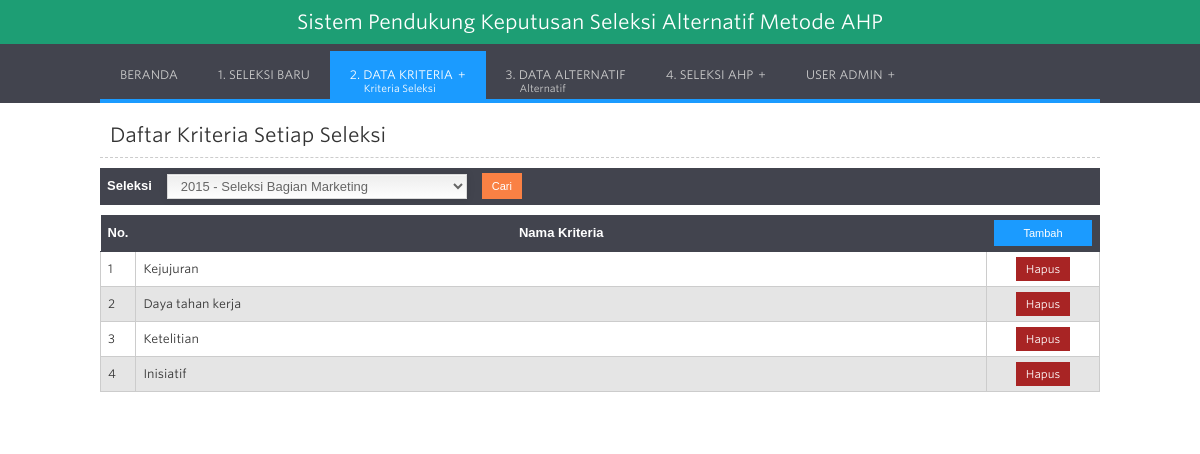
/?h=kriteria-seleksi (signed in), run on the app's committed database.
### tables this page shows
CREATE TABLE `ahp_kriteria_seleksi` (
  `id_kriteria_seleksi` int(11) NOT NULL,
  `id_kriteria` int(11) NOT NULL,
  `id_seleksi` int(11) NOT NULL
);

CREATE TABLE `ahp_kriteria` (
  `id_kriteria` int(11) NOT NULL,
  `kriteria` varchar(50) NOT NULL,
  `keterangan` varchar(100) NOT NULL
);

### list_kriteria_seleksi.php (the view, shortened to what this page needs)
<?php $seleksi=antiinjec($koneksi, @$_POST['seleksi']); ?>
<div class="judul">Daftar Kriteria Setiap Seleksi</div>
<div class="csstable" >
	<form method="post" enctype="multipart/form-data" action="">
    <table width="100%" border="0" cellspacing="0" cellpadding="4">
      <tr>
        <td width="5%">Seleksi</td>
        <td width="25%">
            <select class="required" name="seleksi" style="width:300px;">
                <?php
                $hseleksi=$koneksi->query("SELECT id_seleksi, seleksi, tahun, catatan FROM ahp_seleksi ORDER BY tahun DESC, id_seleksi DESC");
                while($dseleksi=mysqli_fetch_array($hseleksi)){
                ?>
                <option value="<?php echo $dseleksi['id_seleksi']; ?>" <?php if($dseleksi['id_seleksi']==$seleksi) { echo "selected"; } ?>><?php echo $dseleksi['tahun']." - ".$dseleksi['seleksi']; ?></option>
                <?php } ?>
             </select>
        </td>
        <td width="3%"><button type='submit' name="btn_cari" class="tombol-mini2 w_orange hvr-fade2">Cari</button></td>
	  	<td width="67%">&nbsp;</td>
      </tr>
    </table>
    </form>
    <?php
    if($seleksi=="") {
      $q_per="SELECT id_seleksi, seleksi, tahun, catatan FROM ahp_seleksi ORDER BY tahun DESC, id_seleksi DESC LIMIT 0, 1";
      $h_per=$koneksi->query($q_per);
      $d_per=mysqli_fetch_array($h_per);
      $seleksi=$d_per['id_seleksi'];
    }
    ?>
    <table width="100%" border="0" cellspacing="0" cellpadding="4">
      <tr>
        <td width="3%">No.</td>
        <td width="92%">Nama Kriteria</td>
        <td width="5%">
            <form method="post" enctype="multipart/form-data" action="?h=kriteria-seleksi-input&stat=tambah">
                <button type='submit' name="btn_tambah" style="width:98px;" class="tombol-mini2 w_biru hvr-fade">Tambah</button>
            </form>
        </td>
      </tr>
      <?php
	  $no=0;
	  $hquery=$koneksi->query("SELECT b.id_kriteria_seleksi, a.id_kriteria, a.kriteria, a.keterangan
					   FROM ahp_kriteria as a, ahp_kriteria_seleksi as b
					   WHERE a.id_kriteria=b.id_kriteria AND b.id_seleksi='$seleksi' ORDER BY b.id_kriteria_seleksi ASC");
	  $jml_baris=mysqli_num_rows($hquery);
	  while($data=mysqli_fetch_array($hquery)){
		 $no++;
	  ?>
      <tr>
        <td><?php echo $no; ?></td>
        <td><?php echo $data['kriteria']; ?></td>
        <td style="text-align:center;">
            <a class="tombol-mini w_merah hvr-fade" onclick="konfirmasi<?php echo $data[0]; ?>()">Hapus</a>
        </td>
      </tr>
      <?php } if(@$_GET['con']!="") { ?>
      <tr>
      	<td><img src="images/ico_cek.png" width="22"></td>
        <td colspan="7" style="color:#360; font-weight:600; font-size:14px;">
			<?php
				if(@$_GET['con']==1) { echo "Data berhasil ditambahkan."; }
				elseif(@$_GET['con']==2) { echo "Data berhasil diubah."; }
				elseif(@$_GET['con']==3) { echo "Data berhasil dihapus."; }
			?>
		</td>
      </tr>
      <?php } if($jml_baris==0) { ?>
      <tr>
      	<td><img src="images/ico_alert.png" width="22"></td>
        <td colspan="7" style="color:#F30; font-weight:600; font-size:14px;">Belum ada data</td>
      </tr>
      <?php } ?>
    </table>
    <br />
</div>

### css/validator.css (style rules this page uses)
input, select { font-size:inherit; margin:0; }

### css/style.css (style rules this page uses)
* { margin:0px auto; }
body { font: 200 14px/24px "Whitney SSm A", "Whitney SSm B", "Lucida Grande", "Lucida Sans", Verdana, Helvetica, Arial, sans-serif; color:#666; background:#FFF; }
a { text-decoration: none; }
#content .judul { font-size:20px; font-weight:400; color:#333; clear:both; padding:10px; margin-bottom:10px; margin-top:10px; text-align:left; border-bottom:1px dashed #CCCCCC; }
.csstable { margin:0px; padding:0px; width:100%; }
.csstable table { border-collapse: collapse; border-spacing: 0; width:100%; height:100%; margin:0px;padding:0px; margin-bottom:10px; }
.csstable tr:nth-child(odd) { background-color:#e5e5e5; }
.csstable tr:nth-child(even) { background-color:#ffffff; }
.csstable td { vertical-align:middle; border:1px solid #CCC; border-width:0px 1px 1px 0px; text-align:left; padding:4px 7px; font-size:12px; color:#333; }
.csstable tr:last-child td { border-width:0px 1px 1px 0px; }
.csstable tr td:last-child { border-width:0px 0px 1px 0px; }
.csstable tr:last-child td:last-child { border-width:1px 1px 1px 0px; }
.csstable tr td:first-child { border-left-width:1px; }
.csstable tr td:last-child { border-right-width:1px; }
.csstable tr:first-child td { background:-o-linear-gradient(bottom, #42444e 5%, #42444e 100%); background:-webkit-gradient( linear, left top, left bottom, color-stop(0.05, #42444e), color-stop(1, #42444e) ); background:-moz-linear-gradient( center top, #42444e 5%, #42444e 100% ); filter:progid:DXImageTransform.Microsoft.gradient(startColorstr="#42444e", endColorstr="#42444e"); background: -o-linear-gradient(top,#42444e,42444e); background-color:#42444e; border:0px solid #42444e; text-align:center; border-width:0px 0px 1px 1px; font-size:13px; font-family:Arial; font-weight:bold; color:#ffffff; }
.csstable tr:first-child td:first-child { border-width:0px 0px 1px 0px; }
.csstable tr:first-child td:last-child { border-width:0px 1px 1px 1px; }
input, textarea, select { padding: 3px 9px; border: solid 1px #DADADA; outline: 0; font: normal 13px/100% Verdana, Tahoma, sans-serif; width: 200px; background: -webkit-gradient(linear, left top, left 25, from(#FFFFFF), color-stop(4%, #EEEEEE), to(#FFFFFF)); background: -moz-linear-gradient(top, #FFFFFF, #EEEEEE 1px, #FFFFFF 25px); box-shadow: rgba(0,0,0, 0.1) 0px 0px 8px; -moz-box-shadow: rgba(0,0,0, 0.1) 0px 0px 8px; -webkit-box-shadow: rgba(0,0,0, 0.1) 0px 0px 8px; color:#666; }
.tombol-mini { padding:0px 7px; font-size:11px; min-width:40px; color:#FFF; text-align:center; border:none; cursor:pointer; font-weight:400; }
.tombol-mini2 { padding:7px 7px; font-size:11px; min-width:40px; color:#FFF; text-align:center; border:none; cursor:pointer; font-weight:400; }
.w_orange { background-color:#fa8144; }
.w_merah { background-color:#a82424; }
.w_biru { background-color:#1b9bff; }
.hvr-fade { display: inline-block; vertical-align: middle; -webkit-transform: translateZ(0); transform: translateZ(0); box-shadow: 0 0 1px rgba(0, 0, 0, 0); -webkit-backface-visibility: hidden; backface-visibility: hidden; -moz-osx-font-smoothing: grayscale; overflow: hidden; -webkit-transition-duration: 0.3s; transition-duration: 0.3s; -webkit-transition-property: color, background-color; transition-property: color, background-color; margin:1px 0 1px 0; }
.hvr-fade2 { display: inline-block; vertical-align: middle; -webkit-transform: translateZ(0); transform: translateZ(0); box-shadow: 0 0 1px rgba(0, 0, 0, 0); -webkit-backface-visibility: hidden; backface-visibility: hidden; -moz-osx-font-smoothing: grayscale; overflow: hidden; -webkit-transition-duration: 0.3s; transition-duration: 0.3s; -webkit-transition-property: color, background-color; transition-property: color, background-color; margin:1px 0 1px 0; }

### data on the page
ahp_kriteria_seleksi: id_kriteria.kriteria "Kejujuran"
ahp_kriteria_seleksi: id_kriteria.kriteria "Daya tahan kerja"
ahp_kriteria_seleksi: id_kriteria.kriteria "Ketelitian"
ahp_kriteria_seleksi: id_kriteria.kriteria "Inisiatif"

### other printed values
$kasus "Seleksi Alternatif"
$kasus_objek "ALTERNATIF"
$usernama "ADMIN"
form field seleksi "2015 - Seleksi Bagian Marketing"
